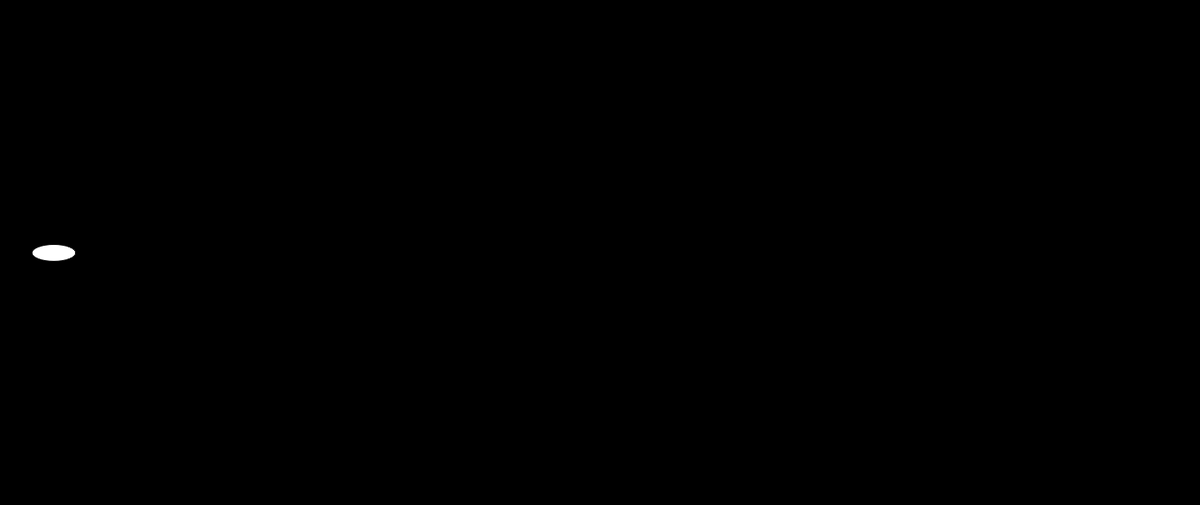
Frame 1 (no input)
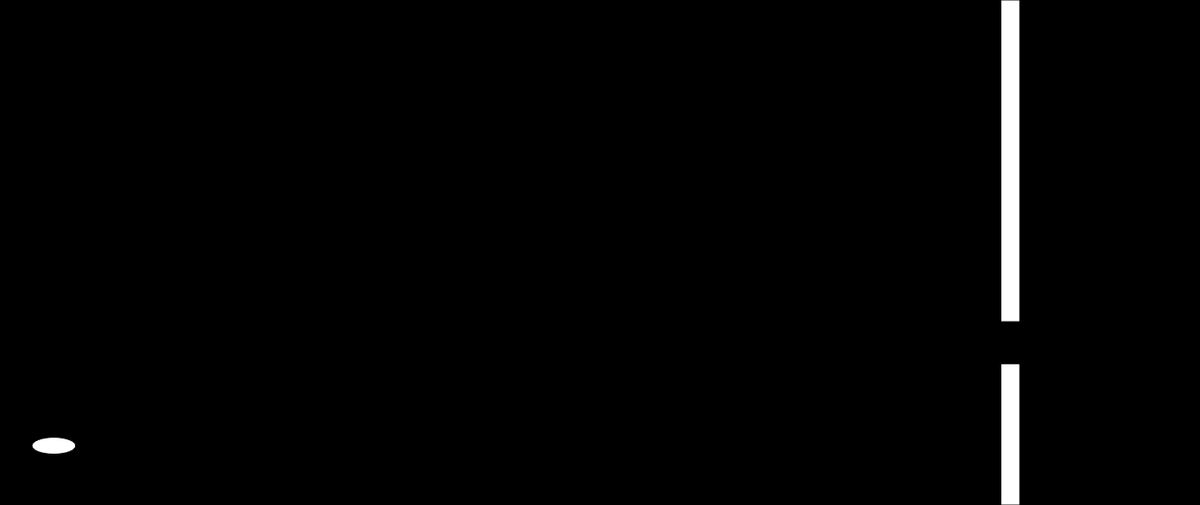
Frame 60 (no input)
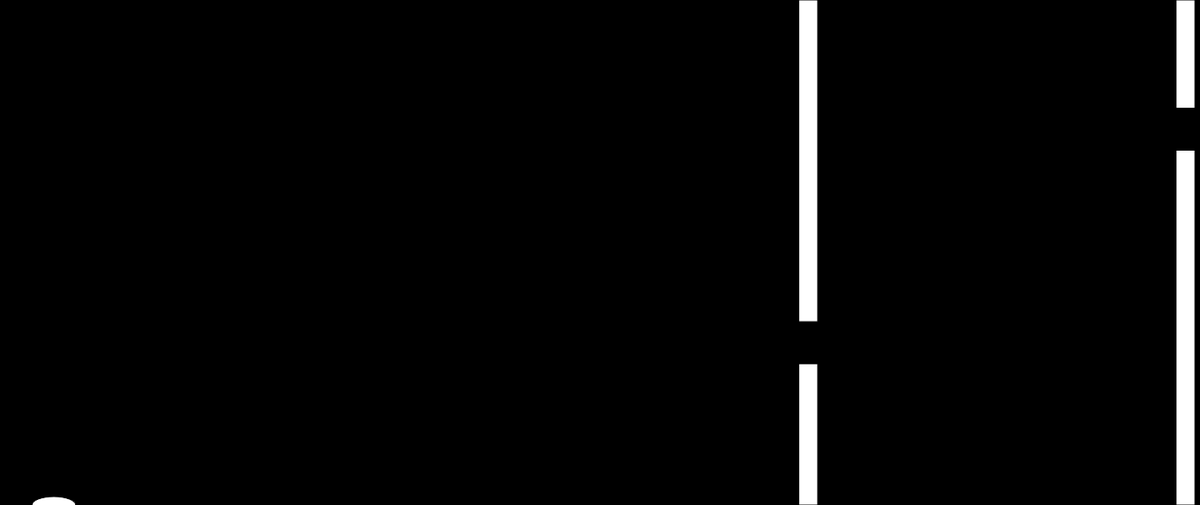
Frame 120 (the mouse pressed at the canvas centre since frame 60)

The p5.js sketch that drew these frames (run headless with seeded random() and noise() and a simulated clock; from frame 60 on, the mouse is pressed at the canvas centre):

// p5.js sketch
// ── sketch.js
var bird;
var pipes = [];

// Creating the sketch canvas (size of the play area window)
function setup() {
  createCanvas(1425, 600);
  bird = new Bird();
  pipes.push(new Pipe());
}

function draw() {
  background(0);

    // For all pipes in the array, spawn them and update them.
    for (var i = pipes.length-1; i >= 0; i--) {
      pipes[i].show();
      pipes[i].update();

      if (pipes[i].hits(bird)) {
        console.log("Gameover");
      }
      // Removes old/offscreen pipes from the array due to memory
      if (pipes[i].offscreen()) {
        pipes.splice(i, 1);
      }
    }

  bird.update();
  bird.show();

  // Adds a new pipe to the array every 120th frames
  if (frameCount % 112 == 0) {
    pipes.push(new Pipe());
  }
}

// Function controlling which key you press to move the bird.js object
function keyPressed() {
  if (key == ' ') {
    bird.up();
    console.log("SPACE HAS BEEN PUSHED!")
  }
}
// ── bird.js
function Bird() {
    this.y = height / 2;
    // Margin-left from the side of the screen
    this.x = 64;

    this.fall = 0.5;
    this.fly = -12;
    this.speed = 0;

    // Shape and size of the acual flying object
    this.show = function() {
        fill(255);
        ellipse(this.x, this.y, 52, 20);
    }

    this.up = function() {
        this.speed += this.fly;
    }

    this.update = function() {
        this.speed += this.fall;
        // Prevets it from flying to high when spamming spce (adds weight)
        this.speed *= 0.9;
        this.y += this.speed;

        // Prevents you from falling under the map / canvas area
        if (this.y > height) {
            this.y = height;
            this.speed = 0;
        }
        // Prevents you from flying above the set canvas
        if (this.y < 0) {
            this.y = height;
            this.speed = 0;
        }
    }
}
// ── pipe.js
function Pipe() {

    // Size of the space created, 50 at the moment.
    var space = 50;
    // Where the space should be located on the screen
    var center = random(space, height - space);

    this.top = center - space / 2;
    this.bottom = height - (center + space / 2);
    this.x = width;
    this.w = 22;
    this.move = 4;

    this.highlight = false;

    // Checks if the bird has hit the pipes
    this.hits = function(bird) {
        if (bird.y < this.top || bird.y > height - this.bottom) {
            if (bird.x > this.x && bird.x < this.x + this.w) {
                this.highlight = true;
                return true;
            }
        }       
                this.highlight = false;
                return false;
    }

    // Draws the Pipes and defines a random size of each opening
    this.show = function() {
        fill(255);
        if (this.highlight) {
            fill(255, 0, 0);
        }
        rect(this.x, 0, this.w, this.top);
        rect(this.x, height-this.bottom, this.w, this.bottom);
    }

    this.update = function() {
        this.x -= this.move;
    }

    this.offscreen = function() {
        if (this.x < -this.w) {
            return true;
        } else {
            return false;

        }
    }
}
